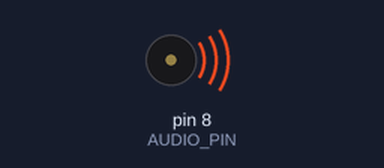
Recording of a sketch running on a simulated Arduino Uno, built with avr-gcc and run on an emulated ATmega328P. Shown: buzzer (waves = sounding).

Above: at 0.1 s.
At 4.1 s:
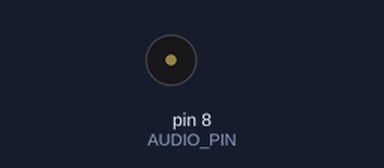
Timing chart, 0 to 5.6 s (numbered marks = the images above):
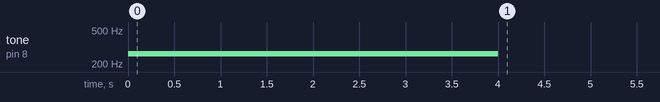

The sketch:

sketch_may16a.ino
```cpp
const int AUDIO_PIN = 8;


void setup() {
  tone(AUDIO_PIN, 262, 4000);

  delay(4000);

  noTone(AUDIO_PIN);
}

void loop() {

}
```
